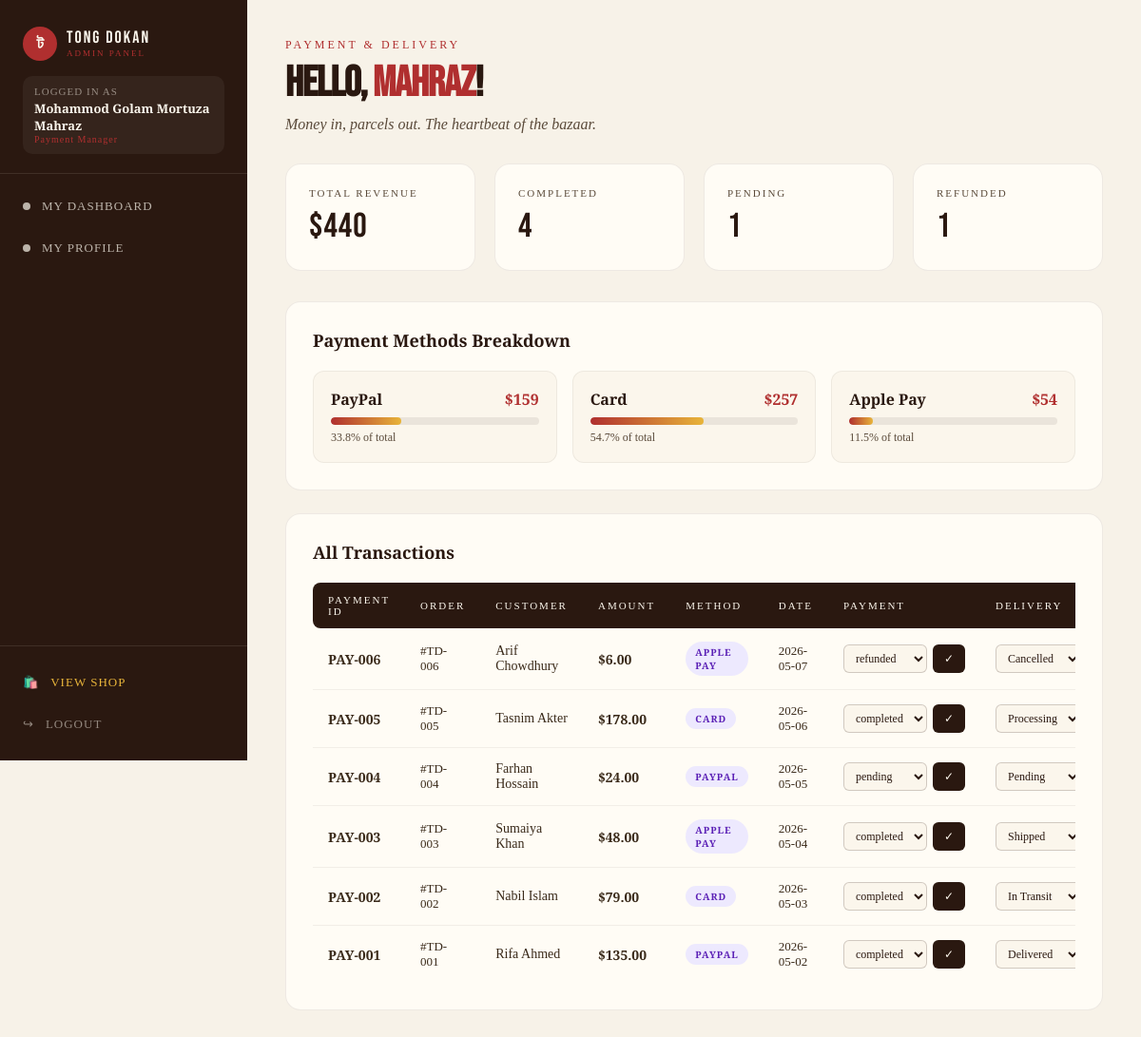
The app's page /dashboards/payment_delivery.php (signed in) with its own data.
### tables this page shows
CREATE TABLE payments (
    payment_id      INT AUTO_INCREMENT PRIMARY KEY,
    order_id        INT,
    amount          DECIMAL(10,2) NOT NULL,
    method          VARCHAR(40),
    status          VARCHAR(20)   DEFAULT 'pending',
    delivery_status VARCHAR(40),
    payment_date    DATE,
    FOREIGN KEY (order_id) REFERENCES orders(order_id)
);

CREATE TABLE customers (
    customer_id  INT AUTO_INCREMENT PRIMARY KEY,
    full_name    VARCHAR(100) NOT NULL,
    email        VARCHAR(100) UNIQUE NOT NULL,
    password     VARCHAR(100) NOT NULL,
    phone        VARCHAR(30),
    location     VARCHAR(100),
    total_orders INT          DEFAULT 0,
    total_spent  DECIMAL(10,2) DEFAULT 0,
    status       VARCHAR(20)  DEFAULT 'active',
    joined_date  DATE
);

### dashboards/payment_delivery.php (the view, shortened to what this page needs)
<?php
require_once '../db_connect.php';
$query = "
    SELECT p.payment_id, p.order_id, p.amount, p.method, p.status, p.delivery_status, p.payment_date,
           c.full_name AS customer_name
    FROM payments p
    LEFT JOIN orders o    ON p.order_id = o.order_id
    LEFT JOIN customers c ON o.customer_id = c.customer_id
    ORDER BY p.payment_id DESC
";
$payments = $conn->query($query)->fetch_all(MYSQLI_ASSOC);
$total_revenue = 0;
$completed     = 0;
$pending       = 0;
$refunded      = 0;
$method_totals = ["PayPal" => 0, "Card" => 0, "Apple Pay" => 0];
foreach ($payments as $p) {
    if ($p["status"] === "completed") {
        $total_revenue += $p["amount"];
        $completed++;
    }
    if ($p["status"] === "pending")  $pending++;
    if ($p["status"] === "refunded") $refunded++;
    if (isset($method_totals[$p["method"]])) {
        $method_totals[$p["method"]] += $p["amount"];
    }
}
$grand_total = array_sum($method_totals);
$active_page = "payment";
include '../includes/header.php';
?>
<div class="dash-header">
    <div class="dash-eyebrow">Payment &amp; Delivery</div>
    <h1 class="dash-title">Hello, <span class="accent-red">Mahraz</span>!</h1>
    <p class="dash-sub">Money in, parcels out. The heartbeat of the bazaar.</p>
</div>
<div class="stat-grid">
    <div class="stat-card">
        <div class="stat-label">Total Revenue</div>
        <div class="stat-value accent-green">$<?= number_format($total_revenue, 0) ?></div>
    </div>
    <div class="stat-card">
        <div class="stat-label">Completed</div>
        <div class="stat-value accent-green"><?= $completed ?></div>
    </div>
    <div class="stat-card">
        <div class="stat-label">Pending</div>
        <div class="stat-value accent-yellow"><?= $pending ?></div>
    </div>
    <div class="stat-card">
        <div class="stat-label">Refunded</div>
        <div class="stat-value accent-red"><?= $refunded ?></div>
    </div>
</div>
<section class="dash-section">
    <h2 class="section-title">Payment Methods Breakdown</h2>
    <div class="method-grid">
        <?php foreach ($method_totals as $method => $amount):
            $pct = $grand_total > 0 ? ($amount / $grand_total) * 100 : 0;
        ?>
        <div class="method-card">
            <div class="method-header">
                <span class="method-name"><?= htmlspecialchars($method) ?></span>
                <span class="accent-red bold">$<?= number_format($amount, 0) ?></span>
            </div>
            <div class="method-bar">
                <div class="method-bar-fill" style="width: <?= $pct ?>%;"></div>
            </div>
            <div class="muted small"><?= number_format($pct, 1) ?>% of total</div>
        </div>
        <?php endforeach; ?>
    </div>
</section>
<section class="dash-section">
    <h2 class="section-title">All Transactions</h2>
    <div class="table-wrap">
        <table class="dash-table">
            <thead>
                <tr>
                    <th>Payment ID</th>
                    <th>Order</th>
                    <th>Customer</th>
                    <th>Amount</th>
                    <th>Method</th>
                    <th>Date</th>
                    <th>Payment</th>
                    <th>Delivery</th>
                </tr>
            </thead>
            <tbody>
                <?php foreach ($payments as $p):
                ?>
                <tr>
                    <td class="accent-red bold">PAY-<?= str_pad($p["payment_id"], 3, "0", STR_PAD_LEFT) ?></td>
                    <td class="muted">#TD-<?= str_pad($p["order_id"], 3, "0", STR_PAD_LEFT) ?></td>
                    <td><?= htmlspecialchars($p["customer_name"] ?? "—") ?></td>
                    <td class="bold">$<?= number_format($p["amount"], 2) ?></td>
                    <td><span class="badge badge-purple"><?= htmlspecialchars($p["method"]) ?></span></td>
                    <td class="muted"><?= htmlspecialchars($p["payment_date"]) ?></td>
                    <td>
                        <form method="POST" style="display:flex; gap:6px;">
                            <select name="payment_status" class="status-select">
                                <?php foreach (["pending","completed","refunded"] as $opt): ?>
                                    <option value="<?= $opt ?>" <?= $opt === $p["status"] ? "selected" : "" ?>><?= $opt ?></option>
                                <?php endforeach; ?>
                            </select>
                            <button type="submit" class="dash-btn-small">✓</button>
                        </form>
                    </td>
                    <td>
                        <form method="POST" style="display:flex; gap:6px;">
                            <select name="delivery_status" class="status-select">
                                <?php foreach (["Pending","Processing","Shipped","In Transit","Delivered","Cancelled"] as $opt): ?>
                                    <option value="<?= $opt ?>" <?= $opt === $p["delivery_status"] ? "selected" : "" ?>><?= $opt ?></option>
                                <?php endforeach; ?>
                            </select>
                        </form>
                    </td>
                </tr>
                <?php endforeach; ?>
            </tbody>
        </table>
    </div>
</section>
<?php
include '../includes/footer.php';
?>

### includes/header.php (shortened to what this page needs)
<?php
$current_role = $_SESSION["role"];
$staff_name   = $_SESSION["full_name"];
$first_name   = $staff_name;
$active_page  = $active_page ?? "";
$roleRoutes = [
    "Product Manager"  => "product_management.php",
    "Order Manager"    => "order_management.php",
    "Customer Manager" => "customer_management.php",
    "Staff Manager"    => "staff_management.php",
    "Payment Manager"  => "payment_delivery.php",
];
$myDashFile = $roleRoutes[$current_role] ?? "product_management.php";
?>
<!DOCTYPE html>
<html lang="en">
<head>
<link rel="stylesheet" href="../styles.css" />
</head>
<body>
<div class="dashboard-layout">
    <aside class="dashboard-sidebar">
        <div class="sidebar-brand">
            <div class="sidebar-logo">
                <div class="logo-circle-small">
                    <span class="logo-bangla-small">ট</span>
                </div>
                <div>
                    <div class="sidebar-title">TONG DOKAN</div>
                    <div class="sidebar-sub">Admin Panel</div>
                </div>
            </div>
            <div class="sidebar-user">
                <div class="sidebar-user-label">Logged in as</div>
                <div class="sidebar-user-name"><?= htmlspecialchars($first_name) ?></div>
                <div class="sidebar-user-role"><?= htmlspecialchars($current_role) ?></div>
            </div>
        </div>
        <nav class="sidebar-nav">
            <a href="<?= $myDashFile ?>" class="dashboard-tab <?= $active_page === 'dashboard' ? 'active' : '' ?>">
                <span class="tab-dot"></span>
                <span class="tab-label">My Dashboard</span>
            </a>
            <a href="../profile.php" class="dashboard-tab">
                <span class="tab-dot"></span>
                <span class="tab-label">My Profile</span>
            </a>
        </nav>
        <div class="sidebar-bottom">
            <a href="../index.php" class="dashboard-tab dashboard-tab-shop">
                <span>🛍️</span>
                <span class="tab-label">View Shop</span>
            </a>
            <a href="../logout.php" class="dashboard-tab dashboard-tab-logout">
                <span>↪</span>
                <span class="tab-label">Logout</span>
            </a>
        </div>
    </aside>
    <main class="dashboard-main">

### includes/footer.php
    </main>
</div>
</body>
</html>

### records on screen
payments: payment_id "006", order "006", customers.full_name "Arif Chowdhury", amount "6.00", method "APPLE PAY", payment_date "2026-05-07", payment_status "refunded", delivery_status "Cancelled"
payments: payment_id "005", order "005", customers.full_name "Tasnim Akter", amount "178.00", method "CARD", payment_date "2026-05-06", payment_status "completed", delivery_status "Processing"
payments: payment_id "004", order "004", customers.full_name "Farhan Hossain", amount "24.00", method "PAYPAL", payment_date "2026-05-05", payment_status "pending", delivery_status "Pending"
payments: payment_id "003", order "003", customers.full_name "Sumaiya Khan", amount "48.00", method "APPLE PAY", payment_date "2026-05-04", payment_status "completed", delivery_status "Shipped"
payments: payment_id "002", order "002", customers.full_name "Nabil Islam", amount "79.00", method "CARD", payment_date "2026-05-03", payment_status "completed", delivery_status "In Transit"
payments: payment_id "001", order "001", customers.full_name "Rifa Ahmed", amount "135.00", method "PAYPAL", payment_date "2026-05-02", payment_status "completed", delivery_status "Delivered"

### other values on screen
$first_name "Mohammod Golam Mortuza Mahraz"
$current_role "Payment Manager"
$total_revenue "440"
$completed "4"
$pending "1"
$refunded "1"
$method "PayPal"
$amount "159"
$pct "33.8"
$method "Card"
$amount "257"
$pct "54.7"
$method "Apple Pay"
$amount "54"
$pct "11.5"
